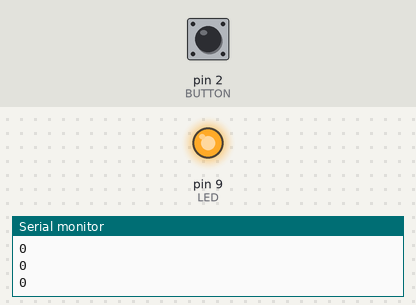
The sketch below on a simulated Arduino Uno, built with avr-gcc and run on an emulated ATmega328P. Parts: output pins drawn as LEDs (lit = HIGH), the last lines printed to the serial monitor. The test bench sets the inputs (shaded band); at power-on: pin 2 (BUTTON) LOW.

Above: at 1.8 s.
1.9 s: pin 2 (BUTTON) pulled HIGH for 3.2 s
At 6.2 s:
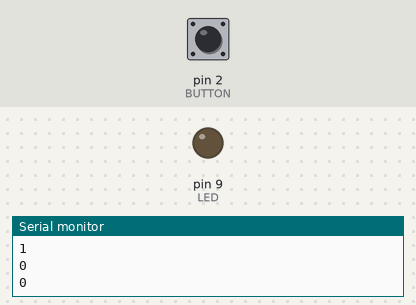
6.6 s: pin 2 (BUTTON) pulled HIGH for 0.6 s
At 7.7 s:
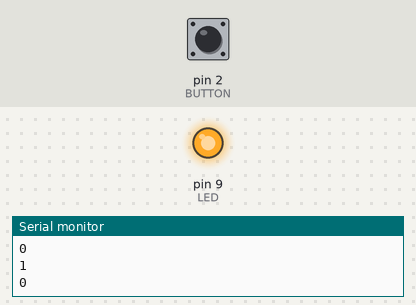
Timing chart, 0 to 9.6 s (numbered marks = the images above; inputs shaded):
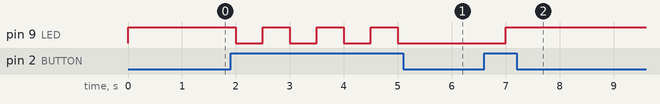

The sketch:

Blink_led_Bush_Botton.ino
```cpp
// led blinking on/off with push button

/*
  Blink external Led

Turns an external LED on/off with bush Button.

Tools : 2V Led , 220 Ohms Resistance (R1) , Push Button Switch (S1)( Normal closed)

Connections :
            * Pin 9 - R1 - Led (Anode)... Led (Cathod) - GND *
            * Pin 2 - S1 ... S1 - GND *

Note: Allways check carfully the wires, devices and sensors
      connections before connect the Arduino to the computer

created by DR. Alaa Temimy
               19 Feb. 2021
*/


// Define pin numbers used for the application
const int LED = 9; // LED SIGNAL OUTPUT PIN NUMBER
const int BUTTON = 2; // BUTTON SIGNAL INPUT PIN NUMBER
int Tmi =500 ; // Re-pushing Button time interval
int cBtn = 0 ; // current statuse of button
boolean ledStatus = true; // led statuse at start

// the setup function runs once when you press reset or power the board
void setup() {
  pinMode (BUTTON , INPUT); // Initialize digital pin BUTTON as an input
  pinMode(LED, OUTPUT); // Initialize digital pin LED as an output.
  digitalWrite(LED, ledStatus); // turn led on at starting
  pinMode (BUTTON , INPUT); // Initialize digital pin BUTTON as an input.
  Serial.begin (9600);
        }

// the loop function runs over and over again forever
void loop() {
  // read button status
    cBtn= digitalRead(BUTTON);
    Serial.println (cBtn);
   // delay (1000);

  if ( cBtn == 1){  // Button is pushed
      ledStatus = !ledStatus; // changing led statues False / True
      digitalWrite(LED, ledStatus);    // turn the LED ON/off based on True / False

        }

      delay (Tmi);


}


   /*
   beforeBtn=checkBtnStatus(cBtn); // check button statuse

    if(cBtn != beforeBtn){
      ledStatus = !ledStatus;
      digitalWrite(LED, ledStatus);    // turn the LED off by making the voltage LOW
      cBtn = beforeBtn;
    }
    */
```

Measured:
- after the input at 1.9 s, pin 9 (LED): alternates HIGH for 0.50 s and LOW for 0.50 s, 7 changes in all, then stays LOW, starting after 0.10 s
- after the input at 6.6 s, pin 9 (LED): LOW → HIGH after 0.40 s
